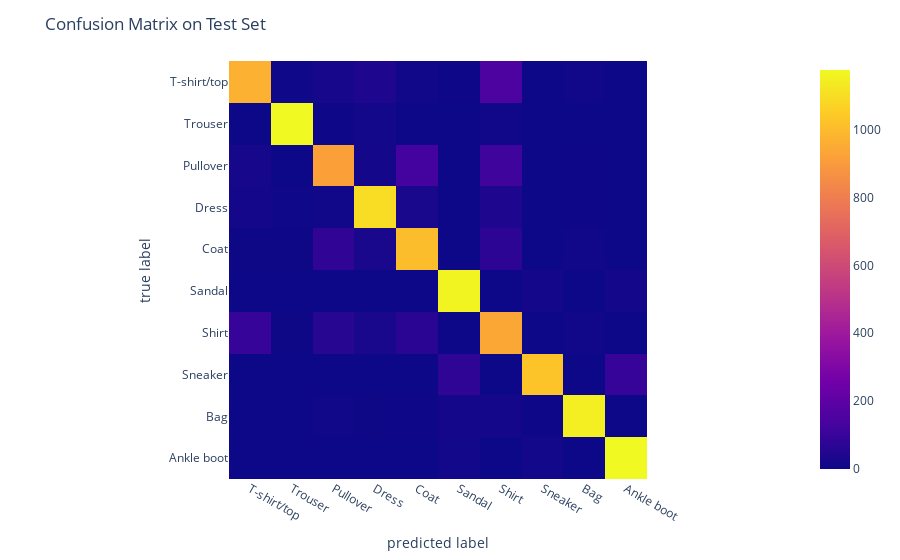

Notebook code cell kept with this figure:
### Markdown cell above
<!-- END QUESTION -->

### Problem 3e: Create Confusion Matrix

An often easier way to understand model performance is with a confuction matrix, which show how often predictions match the true labels and where errors occur. 

---

#### Refresher:
1. **Precision**: Measures the accuracy of positive predictions for a class.
  $$
  \text{Precision} = \frac{\text{True Positives}}{\text{True Positives} + \text{False Positives}}
  $$

2. **Recall**: Measures the ability to identify all positive samples for a class.
  $$
  \text{Recall} = \frac{\text{True Positives}}{\text{True Positives} + \text{False Negatives}}
  $$

---

**Tasks**:
1. **Hand-implement a confusion matrix**:
  - Use numpy operations to compute a 10x10 matrix where rows represent true labels and columns represent predicted labels.
  
2. **Visualize the confusion matrix**:
  - Use a [heatmap](https://plotly.com/python/heatmaps/) to display the matrix for better interpretability. Y axis should be the true label and the X axis should be the predicted label. 

3. **Using your confusion matrix, evaluate performance**:
  - Compute overall test accuracy.
  - Calculate precision and recall for each class using the confusion matrix.

### Code cell
# Initialize confusion matrix with zeros
conf_matrix = np.zeros((len(class_names), len(class_names)), dtype=int)
class_to_idx = {class_name: idx for idx, class_name in enumerate(class_names)}

# Fill the confusion matrix by counting predictions and plot it as a heatmap
for true_label, predicted_label in zip(test_df['label'], test_df['predicted_label']):
    true_idx = class_to_idx[true_label]
    pred_idx = class_to_idx[predicted_label]
    conf_matrix[true_idx, pred_idx] += 1

import plotly.express as px
fig = px.imshow(conf_matrix,
                labels=dict(x="predicted label", y="true label"),
                x=class_names,
                y=class_names
                )

fig.update_layout(title="Confusion Matrix on Test Set")
fig.show()

### Figure 1 — Plotly figure (JSON) as saved in the notebook; plotly's stock layout.template omitted (floating-point values rounded to 4 significant figures)
{"data": [{"coloraxis": "coloraxis", "hovertemplate": "predicted label: %{x}<br>true label: %{y}<br>color: %{z}<extra></extra>", "name": "0", "type": "heatmap", "x": ["T-shirt/top", "Trouser", "Pullover", "Dress", "Coat", "Sandal", "Shirt", "Sneaker", "Bag", "Ankle boot"], "xaxis": "x", "y": ["T-shirt/top", "Trouser", "Pullover", "Dress", "Coat", "Sandal", "Shirt", "Sneaker", "Bag", "Ankle boot"], "yaxis": "y", "z": [[968, 4, 20, 42, 8, 3, 148, 1, 6, 0], [1, 1175, 3, 14, 1, 0, 6, 0, 0, 0], [20, 1, 919, 16, 126, 0, 115, 0, 3, 0], [19, 5, 6, 1099, 28, 0, 40, 0, 3, 0], [2, 2, 81, 27, 1007, 1, 73, 0, 6, 1], [0, 0, 0, 0, 1, 1163, 1, 16, 0, 19], [97, 2, 59, 28, 67, 1, 940, 0, 6, 0], [0, 0, 0, 0, 0, 79, 0, 1026, 1, 94], [1, 0, 8, 2, 3, 17, 17, 3, 1149, 0], [0, 0, 0, 0, 0, 12, 0, 12, 0, 1176]]}], "layout": {"coloraxis": {"colorscale": [[0, "#0d0887"], [0.1111, "#46039f"], [0.2222, "#7201a8"], [0.3333, "#9c179e"], [0.4444, "#bd3786"], [0.5556, "#d8576b"], [0.6667, "#ed7953"], [0.7778, "#fb9f3a"], [0.8889, "#fdca26"], [1, "#f0f921"]]}, "margin": {"t": 60}, "title": {"text": "Confusion Matrix on Test Set"}, "xaxis": {"anchor": "y", "constrain": "domain", "domain": [0, 1], "scaleanchor": "y", "title": {"text": "predicted label"}}, "yaxis": {"anchor": "x", "autorange": "reversed", "constrain": "domain", "domain": [0, 1], "title": {"text": "true label"}}}}
